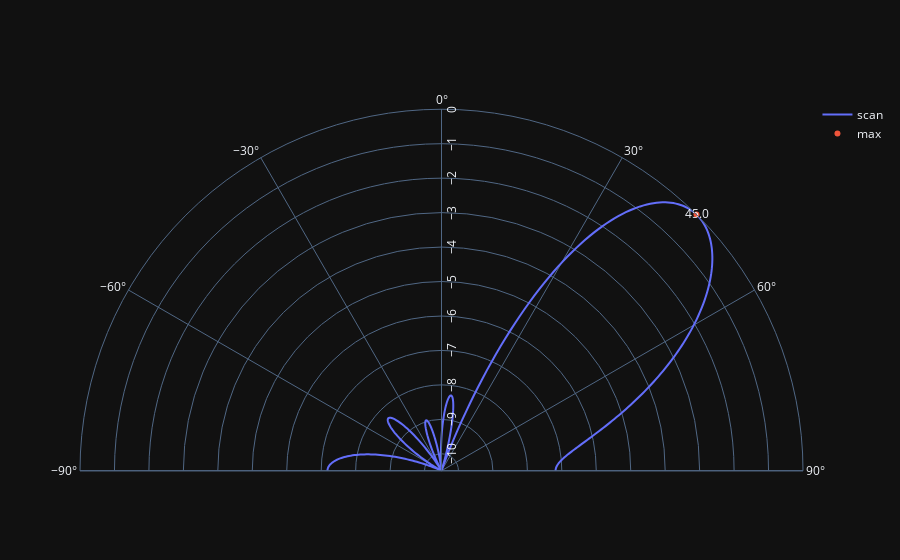

The notebook cell saved with this chart:
### Code cell
max_val = theta_scan.copy()
max_val.fill(None)
l=1000/4
max_val[np.argmax(results[250:750])+250] = 0

if use_matplotlib:
    fig, ax = plt.subplots(subplot_kw={'projection': 'polar'})
    ax.plot(theta_scan, results) # MAKE SURE TO USE RADIAN FOR POLAR
    ax.plot(theta_scan, max_val)
    ax.set_theta_zero_location('N') # make 0 degrees point up
    ax.set_theta_direction(-1) # increase clockwise
    ax.set_rlabel_position(55)  # Move grid labels away from other labels
    plt.show()
else:
    fig = go.Figure()
    fig.add_trace(go.Scatterpolar(r=results, theta=np.degrees(theta_scan), name='scan', mode='lines', showlegend=True))
    fig.add_trace(go.Scatterpolar(r=max_val, theta=np.degrees(theta_scan), name='max', mode='markers+text', text=np.degrees(theta), showlegend=True))
    fig.update_layout(polar = dict(radialaxis_angle = 90, angularaxis = dict(direction = "clockwise" ), sector=[0, 180]))
    fig.update_layout(template="plotly_dark")
    fig.show()

### Figure 1 — Plotly figure (JSON) as saved in the notebook; plotly's stock layout.template omitted (floating-point values rounded to 4 significant figures; data arrays with more than 128 entries replaced by an {"elided": "..."} marker saying what was removed)
{"data": [{"mode": "lines", "name": "scan", "r": {"elided": "1000 float values"}, "showlegend": true, "theta": {"elided": "1000 float values"}, "type": "scatterpolar"}, {"mode": "markers+text", "name": "max", "r": {"elided": "1000 int values"}, "showlegend": true, "text": "45.0", "theta": {"elided": "1000 float values"}, "type": "scatterpolar"}], "layout": {"polar": {"angularaxis": {"direction": "clockwise"}, "radialaxis": {"angle": 90}, "sector": [0, 180]}}}
